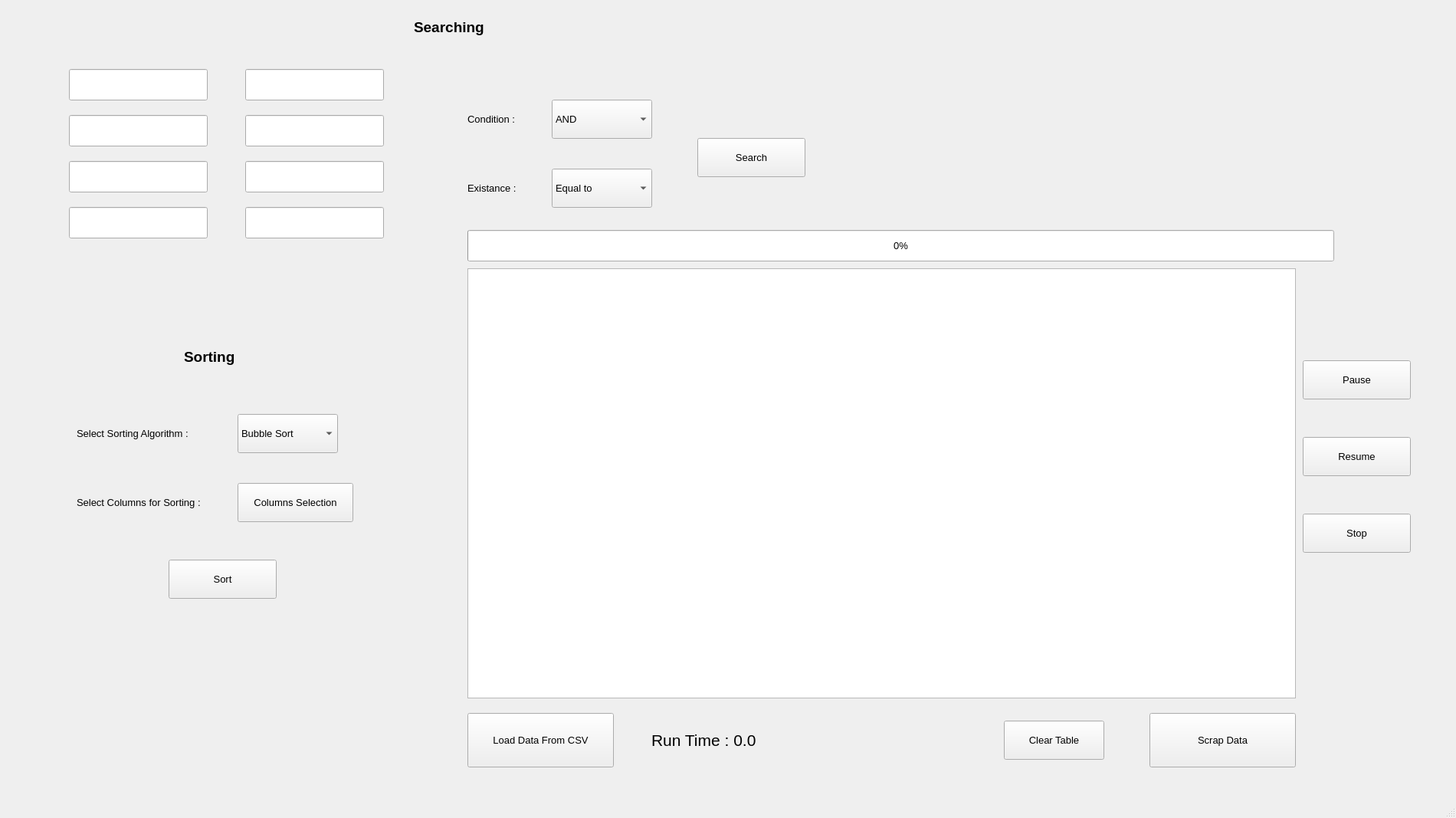
<?xml version="1.0" encoding="UTF-8"?>
<ui version="4.0">
 <class>MainWindow</class>
 <widget class="QMainWindow" name="MainWindow">
  <property name="geometry">
   <rect>
    <x>0</x>
    <y>0</y>
    <width>1900</width>
    <height>1067</height>
   </rect>
  </property>
  <property name="windowTitle">
   <string>MainWindow</string>
  </property>
  <widget class="QWidget" name="centralwidget">
   <widget class="QTableWidget" name="table">
    <property name="geometry">
     <rect>
      <x>610</x>
      <y>350</y>
      <width>1081</width>
      <height>561</height>
     </rect>
    </property>
   </widget>
   <widget class="QComboBox" name="combobox_for_algos">
    <property name="geometry">
     <rect>
      <x>310</x>
      <y>540</y>
      <width>131</width>
      <height>51</height>
     </rect>
    </property>
    <property name="font">
     <font>
      <pointsize>10</pointsize>
     </font>
    </property>
    <item>
     <property name="text">
      <string>Bubble Sort</string>
     </property>
    </item>
    <item>
     <property name="text">
      <string>Selection Sort</string>
     </property>
    </item>
    <item>
     <property name="text">
      <string>Insertion Sort</string>
     </property>
    </item>
    <item>
     <property name="text">
      <string>Merge Sort</string>
     </property>
    </item>
    <item>
     <property name="text">
      <string>Quick Sort</string>
     </property>
    </item>
    <item>
     <property name="text">
      <string>Counting Sort</string>
     </property>
    </item>
    <item>
     <property name="text">
      <string>Radix Sort</string>
     </property>
    </item>
    <item>
     <property name="text">
      <string>Bucket Sort</string>
     </property>
    </item>
    <item>
     <property name="text">
      <string>Bead Sort</string>
     </property>
    </item>
    <item>
     <property name="text">
      <string>Pancake Sort</string>
     </property>
    </item>
   </widget>
   <widget class="QLabel" name="label">
    <property name="geometry">
     <rect>
      <x>100</x>
      <y>540</y>
      <width>201</width>
      <height>51</height>
     </rect>
    </property>
    <property name="font">
     <font>
      <pointsize>10</pointsize>
      <weight>50</weight>
      <bold>false</bold>
     </font>
    </property>
    <property name="text">
     <string>Select Sorting Algorithm :</string>
    </property>
   </widget>
   <widget class="QPushButton" name="load_from_csv_button">
    <property name="geometry">
     <rect>
      <x>610</x>
      <y>930</y>
      <width>191</width>
      <height>71</height>
     </rect>
    </property>
    <property name="font">
     <font>
      <pointsize>10</pointsize>
     </font>
    </property>
    <property name="text">
     <string>Load Data From CSV</string>
    </property>
    <property name="checkable">
     <bool>false</bool>
    </property>
   </widget>
   <widget class="QPushButton" name="scrap_data_button">
    <property name="geometry">
     <rect>
      <x>1500</x>
      <y>930</y>
      <width>191</width>
      <height>71</height>
     </rect>
    </property>
    <property name="font">
     <font>
      <pointsize>10</pointsize>
     </font>
    </property>
    <property name="text">
     <string>Scrap Data</string>
    </property>
   </widget>
   <widget class="QPushButton" name="clear_table_button">
    <property name="geometry">
     <rect>
      <x>1310</x>
      <y>940</y>
      <width>131</width>
      <height>51</height>
     </rect>
    </property>
    <property name="font">
     <font>
      <pointsize>10</pointsize>
      <weight>50</weight>
      <bold>false</bold>
     </font>
    </property>
    <property name="autoFillBackground">
     <bool>false</bool>
    </property>
    <property name="text">
     <string>Clear Table</string>
    </property>
   </widget>
   <widget class="QPushButton" name="sort_button">
    <property name="geometry">
     <rect>
      <x>220</x>
      <y>730</y>
      <width>141</width>
      <height>51</height>
     </rect>
    </property>
    <property name="font">
     <font>
      <pointsize>10</pointsize>
     </font>
    </property>
    <property name="text">
     <string>Sort</string>
    </property>
   </widget>
   <widget class="QLabel" name="runtime_label">
    <property name="geometry">
     <rect>
      <x>850</x>
      <y>940</y>
      <width>441</width>
      <height>51</height>
     </rect>
    </property>
    <property name="font">
     <font>
      <pointsize>16</pointsize>
     </font>
    </property>
    <property name="text">
     <string>Run Time : 0.0</string>
    </property>
    <property name="textFormat">
     <enum>Qt::AutoText</enum>
    </property>
    <property name="scaledContents">
     <bool>false</bool>
    </property>
   </widget>
   <widget class="QPushButton" name="columns_selection_button">
    <property name="geometry">
     <rect>
      <x>310</x>
      <y>630</y>
      <width>151</width>
      <height>51</height>
     </rect>
    </property>
    <property name="font">
     <font>
      <pointsize>10</pointsize>
     </font>
    </property>
    <property name="text">
     <string>Columns Selection</string>
    </property>
   </widget>
   <widget class="QPushButton" name="search_button">
    <property name="geometry">
     <rect>
      <x>910</x>
      <y>180</y>
      <width>141</width>
      <height>51</height>
     </rect>
    </property>
    <property name="font">
     <font>
      <pointsize>10</pointsize>
     </font>
    </property>
    <property name="text">
     <string>Search</string>
    </property>
   </widget>
   <widget class="QLineEdit" name="search_bar_1">
    <property name="geometry">
     <rect>
      <x>90</x>
      <y>90</y>
      <width>181</width>
      <height>41</height>
     </rect>
    </property>
    <property name="text">
     <string/>
    </property>
    <property name="clearButtonEnabled">
     <bool>false</bool>
    </property>
   </widget>
   <widget class="QLineEdit" name="search_bar_2">
    <property name="geometry">
     <rect>
      <x>320</x>
      <y>90</y>
      <width>181</width>
      <height>41</height>
     </rect>
    </property>
    <property name="text">
     <string/>
    </property>
    <property name="clearButtonEnabled">
     <bool>false</bool>
    </property>
   </widget>
   <widget class="QLineEdit" name="search_bar_3">
    <property name="geometry">
     <rect>
      <x>90</x>
      <y>150</y>
      <width>181</width>
      <height>41</height>
     </rect>
    </property>
    <property name="text">
     <string/>
    </property>
    <property name="clearButtonEnabled">
     <bool>false</bool>
    </property>
   </widget>
   <widget class="QLineEdit" name="search_bar_4">
    <property name="geometry">
     <rect>
      <x>320</x>
      <y>150</y>
      <width>181</width>
      <height>41</height>
     </rect>
    </property>
    <property name="text">
     <string/>
    </property>
    <property name="clearButtonEnabled">
     <bool>false</bool>
    </property>
   </widget>
   <widget class="QLineEdit" name="search_bar_5">
    <property name="geometry">
     <rect>
      <x>90</x>
      <y>210</y>
      <width>181</width>
      <height>41</height>
     </rect>
    </property>
    <property name="text">
     <string/>
    </property>
    <property name="clearButtonEnabled">
     <bool>false</bool>
    </property>
   </widget>
   <widget class="QLineEdit" name="search_bar_6">
    <property name="geometry">
     <rect>
      <x>320</x>
      <y>210</y>
      <width>181</width>
      <height>41</height>
     </rect>
    </property>
    <property name="text">
     <string/>
    </property>
    <property name="clearButtonEnabled">
     <bool>false</bool>
    </property>
   </widget>
   <widget class="QLineEdit" name="search_bar_7">
    <property name="geometry">
     <rect>
      <x>90</x>
      <y>270</y>
      <width>181</width>
      <height>41</height>
     </rect>
    </property>
    <property name="text">
     <string/>
    </property>
    <property name="clearButtonEnabled">
     <bool>false</bool>
    </property>
   </widget>
   <widget class="QLineEdit" name="search_bar_8">
    <property name="geometry">
     <rect>
      <x>320</x>
      <y>270</y>
      <width>181</width>
      <height>41</height>
     </rect>
    </property>
    <property name="text">
     <string/>
    </property>
    <property name="readOnly">
     <bool>false</bool>
    </property>
    <property name="clearButtonEnabled">
     <bool>false</bool>
    </property>
   </widget>
   <widget class="QComboBox" name="combobox_for_searching">
    <property name="geometry">
     <rect>
      <x>720</x>
      <y>220</y>
      <width>131</width>
      <height>51</height>
     </rect>
    </property>
    <property name="font">
     <font>
      <pointsize>10</pointsize>
     </font>
    </property>
    <item>
     <property name="text">
      <string>Equal to</string>
     </property>
    </item>
    <item>
     <property name="text">
      <string>Contains</string>
     </property>
    </item>
    <item>
     <property name="text">
      <string>Starts with</string>
     </property>
    </item>
    <item>
     <property name="text">
      <string>Ends with</string>
     </property>
    </item>
   </widget>
   <widget class="QComboBox" name="combobox_for_searching_condition">
    <property name="geometry">
     <rect>
      <x>720</x>
      <y>130</y>
      <width>131</width>
      <height>51</height>
     </rect>
    </property>
    <property name="font">
     <font>
      <pointsize>10</pointsize>
     </font>
    </property>
    <item>
     <property name="text">
      <string>AND</string>
     </property>
    </item>
    <item>
     <property name="text">
      <string>OR</string>
     </property>
    </item>
    <item>
     <property name="text">
      <string>NOT</string>
     </property>
    </item>
   </widget>
   <widget class="QPushButton" name="pause_button">
    <property name="geometry">
     <rect>
      <x>1700</x>
      <y>470</y>
      <width>141</width>
      <height>51</height>
     </rect>
    </property>
    <property name="font">
     <font>
      <pointsize>10</pointsize>
     </font>
    </property>
    <property name="text">
     <string>Pause</string>
    </property>
   </widget>
   <widget class="QPushButton" name="resume_button">
    <property name="geometry">
     <rect>
      <x>1700</x>
      <y>570</y>
      <width>141</width>
      <height>51</height>
     </rect>
    </property>
    <property name="font">
     <font>
      <pointsize>10</pointsize>
     </font>
    </property>
    <property name="text">
     <string>Resume</string>
    </property>
   </widget>
   <widget class="QPushButton" name="stop_button">
    <property name="geometry">
     <rect>
      <x>1700</x>
      <y>670</y>
      <width>141</width>
      <height>51</height>
     </rect>
    </property>
    <property name="font">
     <font>
      <pointsize>10</pointsize>
     </font>
    </property>
    <property name="text">
     <string>Stop</string>
    </property>
   </widget>
   <widget class="QProgressBar" name="progress_bar">
    <property name="geometry">
     <rect>
      <x>610</x>
      <y>300</y>
      <width>1131</width>
      <height>41</height>
     </rect>
    </property>
    <property name="font">
     <font>
      <pointsize>10</pointsize>
     </font>
    </property>
    <property name="value">
     <number>0</number>
    </property>
   </widget>
   <widget class="QLabel" name="label_2">
    <property name="geometry">
     <rect>
      <x>100</x>
      <y>630</y>
      <width>221</width>
      <height>51</height>
     </rect>
    </property>
    <property name="font">
     <font>
      <pointsize>10</pointsize>
      <weight>50</weight>
      <bold>false</bold>
     </font>
    </property>
    <property name="text">
     <string>Select Columns for Sorting :</string>
    </property>
   </widget>
   <widget class="QLabel" name="label_3">
    <property name="geometry">
     <rect>
      <x>240</x>
      <y>440</y>
      <width>91</width>
      <height>51</height>
     </rect>
    </property>
    <property name="font">
     <font>
      <pointsize>14</pointsize>
      <weight>75</weight>
      <bold>true</bold>
     </font>
    </property>
    <property name="text">
     <string>Sorting</string>
    </property>
   </widget>
   <widget class="QLabel" name="label_4">
    <property name="geometry">
     <rect>
      <x>540</x>
      <y>10</y>
      <width>121</width>
      <height>51</height>
     </rect>
    </property>
    <property name="font">
     <font>
      <pointsize>14</pointsize>
      <weight>75</weight>
      <bold>true</bold>
     </font>
    </property>
    <property name="text">
     <string>Searching</string>
    </property>
   </widget>
   <widget class="QLabel" name="label_5">
    <property name="geometry">
     <rect>
      <x>610</x>
      <y>130</y>
      <width>91</width>
      <height>51</height>
     </rect>
    </property>
    <property name="font">
     <font>
      <pointsize>10</pointsize>
      <weight>50</weight>
      <bold>false</bold>
     </font>
    </property>
    <property name="text">
     <string>Condition :</string>
    </property>
   </widget>
   <widget class="QLabel" name="label_6">
    <property name="geometry">
     <rect>
      <x>610</x>
      <y>220</y>
      <width>101</width>
      <height>51</height>
     </rect>
    </property>
    <property name="font">
     <font>
      <pointsize>10</pointsize>
      <weight>50</weight>
      <bold>false</bold>
     </font>
    </property>
    <property name="text">
     <string>Existance :</string>
    </property>
   </widget>
  </widget>
  <widget class="QMenuBar" name="menubar">
   <property name="geometry">
    <rect>
     <x>0</x>
     <y>0</y>
     <width>1900</width>
     <height>26</height>
    </rect>
   </property>
  </widget>
  <widget class="QStatusBar" name="statusbar"/>
 </widget>
 <resources/>
 <connections/>
</ui>
